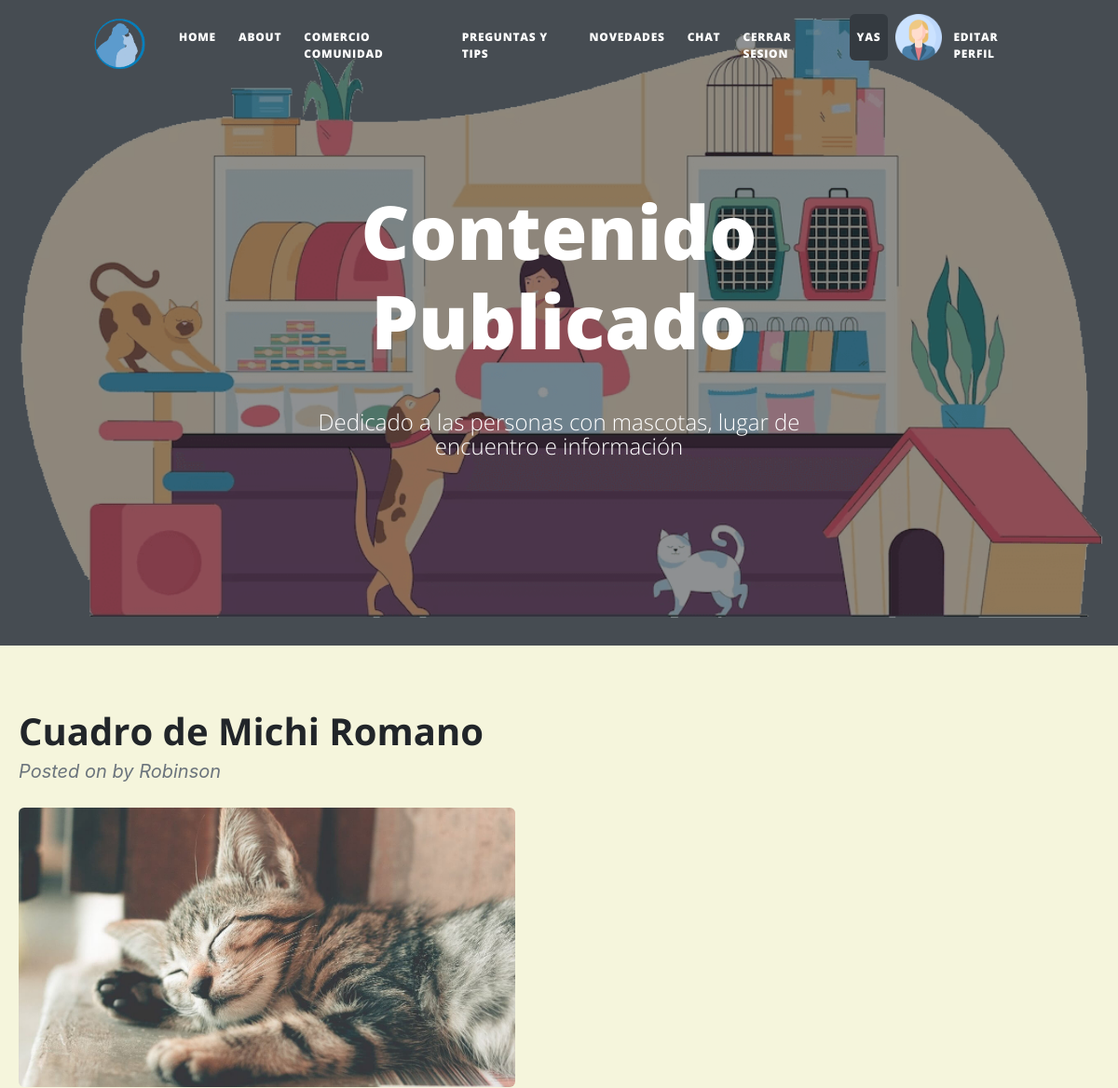
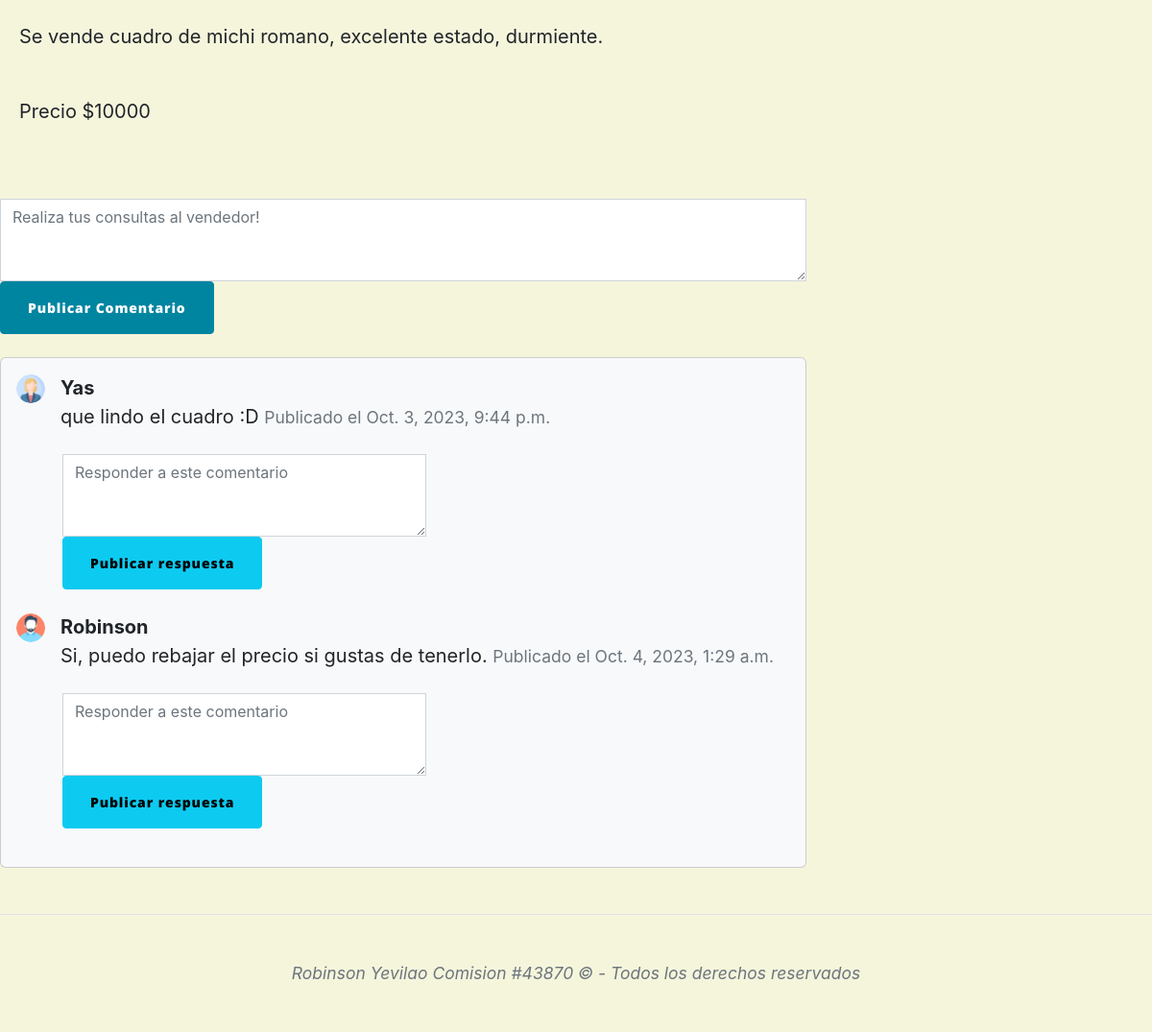
/AppComunidad/contenido/2/ (signed in), run on the app's committed database (2 pictures, top to bottom).
### AppComunidad/models.py (models this page shows, shortened)
class Comunidad(models.Model):
    titulo= models.CharField(max_length=50)
    contenido=models.TextField()
    imagen=models.ImageField()
    fecha_creacion=models.DateField(auto_now=True)
    precio = models.CharField(max_length=10)
    autor=models.ForeignKey(User, on_delete=models.CASCADE)

class Comentario(models.Model):
    autor = models.ForeignKey(User, on_delete=models.CASCADE)
    publicacion = models.ForeignKey(Comunidad, on_delete=models.CASCADE)
    contenido = models.TextField()
    fecha = models.DateTimeField(auto_now_add=True)
    avatar = models.ImageField(upload_to='media/avatars/', blank=True, null=True)
    respuesta_a = models.ForeignKey('self', null=True, blank=True, on_delete=models.CASCADE)

### AppComunidad/views.py (the view)
# urls.py: path('contenido/<int:comunidad_id>/', contenido, name="contenido"),
@login_required
def contenido(request, comunidad_id):
    avatar=obtenerAvatar(request)
    publicacion = get_object_or_404(Comunidad, id=comunidad_id)
    comentarios = Comentario.objects.filter(publicacion=publicacion)
    es_autor = publicacion.autor == request.user
    if request.method == 'POST':
        formulario = comentarioForm(request.POST)
        if formulario.is_valid():
            comentario = formulario.save(commit=False)
            comentario.autor = request.user
            comentario.publicacion = publicacion
            try:
                avatar_usuario = Avatar.objects.get(user=request.user)
                comentario.avatar = avatar_usuario.imagen
            except Avatar.DoesNotExist:
                comentario.avatar = None
            respuesta_a_id = request.POST.get('respuesta_a')
            if respuesta_a_id:
                comentario.respuesta_a_id = respuesta_a_id
            comentario.save()
            return redirect('contenido', comunidad_id=comunidad_id)
    else:
        formulario = comentarioForm()
    return render(request, "AppComunidad/contenido.html", {'publicacion': publicacion, 'comentarios': comentarios, 'formulario': formulario, 'es_autor': es_autor, 'avatar':obtenerAvatar(request)})

### AppComunidad/forms.py
class comentarioForm(forms.ModelForm):
    respuesta_a = forms.IntegerField(widget=forms.HiddenInput, required=False)
    class Meta:
        model  = Comentario
        fields = ['contenido']

### AppLogin/views.py (called while the page is built)
def obtenerAvatar(request):
    avatares=Avatar.objects.filter(user=request.user.id)
    if len(avatares)!=0:
        return avatares[0].imagen.url
    else:
        return "/media/avatars/avatarpordefecto.png"

### AppComunidad/Templates/AppComunidad/contenido.html (shortened to what this page needs)
{% extends "AppComunidad/padrecomunidad.html" %} {% load static %} {% block titulo %} Contenido Publicado {% endblock %} {% block contenido_comunidad %}
<article class="mb-4" style="margin: 20px">
    <header class="mb-4">
        <h1 class="fw-bolder mb-1">{{ publicacion.titulo }}</h1>
        <div class="text-muted fst-italic mb-2">Posted on {{ publicacion.fecha_publicacion }} by {{ publicacion.autor }}</div>
    </header>
    <figure class="mb-4">
        <img class="img-fluid rounded" src="{{ publicacion.imagen.url }}" alt="{{ publicacion.titulo }}" style="max-width: 100%; height: auto; max-height: 300px" />
    </figure>
    <section class="mb-5">{{ publicacion.contenido | safe }}</section>
    <section class="mb-4">
        <p>Precio ${{ publicacion.precio | safe }}</p>
    </section>
</article>
<form class="mb-4 comentario-form" style="width: 70%" method="POST">
    <textarea class="form-control" name="contenido" rows="3" placeholder="Realiza tus consultas al vendedor!"></textarea>
    <button type="submit" class="btn btn-primary">Publicar Comentario</button>
</form>
<section class="mb-5" style="width: 70%">
    <div class="card bg-light">
        <div class="card-body">
            {% for comentario in comentarios %}
            <div class="d-flex mb-4">
                <div class="flex-shrink-0">
                    {% if comentario.avatar %}
                    <img class="rounded-circle" src="{{ comentario.avatar.url }}" alt="Avatar de usuario" style="width: 30px" />
                    {% else %}
                    <img class="rounded-circle" src="{% static 'avatars/avatar-predeterminado.png' %}" alt="Avatar de usuario predeterminado" />
                    {% endif %}
                </div>
                <div class="ms-3">
                    <div class="fw-bold">{{ comentario.autor.username }}</div>
                    {{ comentario.contenido }}
                    <small class="text-muted">Publicado el {{ comentario.fecha }}</small>
                </div>
            </div>
            <form class="mb-4 ms-5 mt-4 text-md" method="POST">
                <textarea class="form-control text-md" style="width: 50%" name="contenido" rows="3" placeholder="Responder a este comentario"></textarea>
                <button type="submit" class="btn btn-info text-md">Publicar respuesta</button>
            </form>
            {% endfor %}
        </div>
    </div>
</section>
{% endblock %}

### AppComunidad/Templates/AppComunidad/padrecomunidad.html (shortened to what this page needs)
<!DOCTYPE html>
<html lang="en">
    <head>
        {% load static %}
        <link rel="stylesheet" href="https://maxcdn.bootstrapcdn.com/bootstrap/4.5.2/css/bootstrap.min.css">
        <link rel="stylesheet" href="https://cdnjs.cloudflare.com/ajax/libs/twitter-bootstrap/4.1.3/css/bootstrap.min.css">
        <link rel="stylesheet" href="https://cdnjs.cloudflare.com/ajax/libs/ionicons/2.0.1/css/ionicons.min.css">
        <link href="{% static 'AppComunidad/css/styles.css' %}" rel="stylesheet" />
    </head>
    <body style="display: flex; flex-direction: column; min-height: 100vh;">
        <nav class="navbar navbar-expand-lg navbar-light" id="mainNav">
            <div class="container px-4 px-lg-5">
                <a class="navbar-brand" href="http://127.0.0.1:8000/admin">
                    {% if user.is_authenticated %}
                    <a class="navbar-brand" href="http://127.0.0.1:8000/admin">
                        <img src="{% static 'AppComunidad/assets/img/logohome.png' %}" alt="Ir al Panel de Administración" width="70rem" height="auto">
                    </a>
                    {% endif %}
                <div class="collapse navbar-collapse" id="navbarResponsive">
                    <ul class="navbar-nav ms-auto py-4 py-lg-0">
                        {% if user.is_authenticated %}
                        <li class="nav-item"><a class="nav-link px-lg-2 py-2 py-lg-3 mx-1 btn-outline-info rounded" href="{% url 'inicioComunidad' %}"> Home </a></li>
                        <li class="nav-item"><a class="nav-link px-lg-2 py-2 py-lg-3 mx-1 btn-outline-info rounded" href="{% url 'aboutme' %}"> About </a></li>
                        <li class="nav-item"><a class="nav-link px-lg-2 py-2 py-lg-3 mx-1 btn-outline-info rounded" href="{% url 'contenidohome' %}"> Comercio Comunidad </a></li>
                        <li class="nav-item"><a class="nav-link px-lg-2 py-2 py-lg-3 mx-1 btn-outline-info rounded" href="{% url 'forohome' %}"> Preguntas y Tips </a></li>
                        <li class="nav-item"><a class="nav-link px-lg-2 py-2 py-lg-3 mx-1 btn-outline-info rounded" href="{% url 'novedades' %}"> Novedades </a></li>
                        <li class="nav-item"><a class="nav-link px-lg-2 py-2 py-lg-3 mx-1 btn-outline-info rounded" href="{% url 'chat' %}"> chat </a></li>
                        <li class="nav-item"><a class="nav-link px-lg-2 py-2 py-lg-3 mx-1 btn-outline-danger rounded" href="{% url 'logout' %}"> Cerrar Sesion </a></li>
                        <li class="nav-item"><a class="nav-link px-lg-2 py-2 py-lg-3 mx-2 btn-dark rounded" > {{ user.username }} </a></li>
                        <img src="{{ avatar }}" alt="Avatar" style="width:50px;height:50px;">
                        <li class="nav-item"><a class="nav-link px-lg-2 py-2 py-lg-3 mx-1 btn-outline-warning rounded" href="{% url 'editarusuario' %}"> Editar Perfil </a></li>
                        {% else %}
                        <li class="nav-item"><a class="nav-link px-lg-2 py-2 py-lg-3 mx-1 btn-outline-dark rounded" href="{% url 'loginusuario' %}"> Login </a></li>
                        {% endif %}
                    </ul>
                </div>
            </div>
        </nav>
        {% if en_novedades %}
        <header class="masthead" style="background-image: url( '{% static 'AppComunidad/assets/img/notfound.jpg' %}' ) ">
        {% else %}
        <header class="masthead" style="background-image: url( '{% static 'AppComunidad/assets/img/bannerprincipal.png' %}' ) ">
        {% endif %}
            <div class="container position-relative px-4 px-lg-5">
                <div class="row gx-4 gx-lg-5 justify-content-center">
                    <div class="col-md-10 col-lg-8 col-xl-7">
                        <div class="site-heading">
                            <h1 class="mb-5"> {% block titulo %}   {% endblock %} </h1>
                            {% if user.is_authenticated %}
                            <span class="subheading">Dedicado a las personas con mascotas, lugar de encuentro e información</span>
                            {% else %}
                            <span class="subheading"> <h3> Uso y Acceso al Blog solo para usuarios registrados</h3> </span>
                            {% endif %}
                        </div>
                    </div>
                </div>
            </div>
        </header>
            {% block contenido_comunidad %}{% endblock %}
        <footer class="border-top">
            <div class="container">
                <div class="row gx-4 gx-lg-5 justify-content-center">
                    <div class="col-md-10 col-lg-8 col-xl-7">
                        <div class="small text-center text-muted fst-italic">Robinson Yevilao Comision #43870 &copy; -  Todos los derechos reservados</div>
                    </div>
                </div>
            </div>
        </footer>
    </body>
</html>

### AppComunidad/Templates/AppComunidad/padrecomunidad.html (style rules this page uses)
body { background-color: #F5F5DC; }
.rounded { border-radius: 2rem; }

### AppComunidad/Templates/AppComunidad/contenido.html (style rules this page uses)
.comentario-form { margin-top: 20px; }

### data on the page
Comunidad: titulo "Cuadro de Michi Romano", autor "Robinson", imagen (picture), contenido "Se vende cuadro de michi romano, excelente estado, durmiente.", precio "10000"
Comentario: avatar (picture), autor.username "Yas", contenido "que lindo el cuadro :D", fecha "Oct. 3, 2023, 9:44 p.m."
Comentario: avatar (picture), autor.username "Robinson", contenido "Si, puedo rebajar el precio si gustas de tenerlo.", fecha "Oct. 4, 2023, 1:29 a.m."

### other printed values
{{ user.username }} "YAS"
